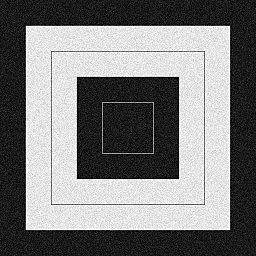
#> input picture Computer Vision and Image Processing/Programs/Images/boxes.jpg, 256 x 256 px, found by its file name
$ jupyter execute gaussianFilter.ipynb
#> lines starting #> are read from the running program, lines starting #| are printed output that depends on the picture
<h1>Gaussian Filter</h1>

[cell 1]
# Checking if packages are imported or not, import if not imported
try:
    cv2,np
except NameError:
    import cv2
    import numpy as np
else:
    print("Packages are already imported!")

#Reading Image
img = cv2.imread('../images/boxes.jpg')
#> img is the input picture: shape (256, 256, 3); min 0, max 255, mean 122.3


'''
Gaussian Filter
'''

gauss_filter = cv2.GaussianBlur(img,(5,5),0)
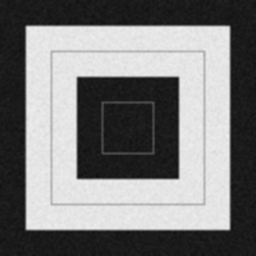
#> gauss_filter: shape (256, 256, 3); min 15, max 240, mean 122.3


# Gaussian Filtered Image
res = np.hstack((img,gauss_filter))
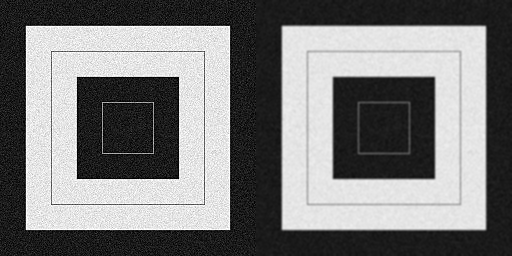
#> res: shape (256, 512, 3); min 0, max 255, mean 122.3
cv2.imshow("Guassian Filter",res)
cv2.waitKey(0)

cv2.destroyAllWindows()

# saving Guassian filtered image
gaussfiltr = cv2.imwrite('../images/outputs/gaussianfilteredboxes.png',res)
if(gaussfiltr==True):
    print("Gaussian filtered Image saved!")
else:
    print("Error Occured!")

$ run again, with Computer Vision and Image Processing/Programs/Images/mapi.jpg copied over Computer Vision and Image Processing/Programs/Images/boxes.jpg
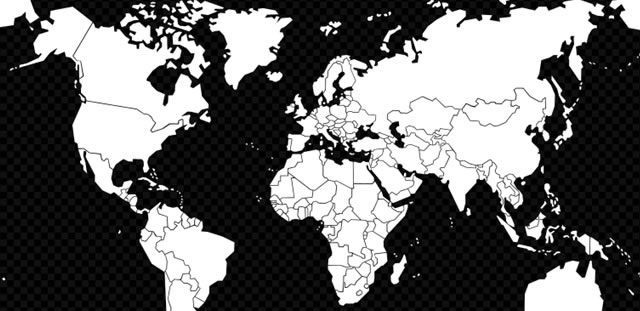
#> input picture Computer Vision and Image Processing/Programs/Images/mapi.jpg, 640 x 311 px, found by its file name
#> img is the input picture: shape (311, 640, 3); min 0, max 255, mean 102.8
#> `gauss_filter = cv2.GaussianBlur(img,(5,5),0)`:
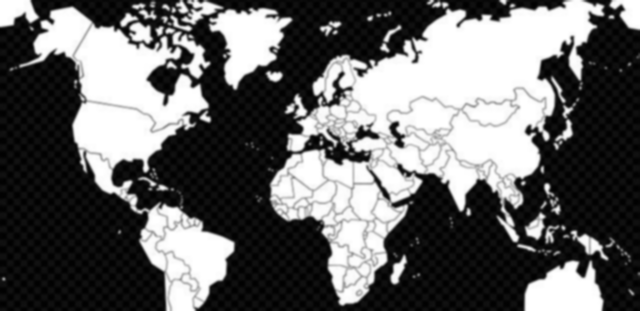
#> gauss_filter: shape (311, 640, 3); min 0, max 255, mean 102.8
#> `res = np.hstack((img,gauss_filter))`:
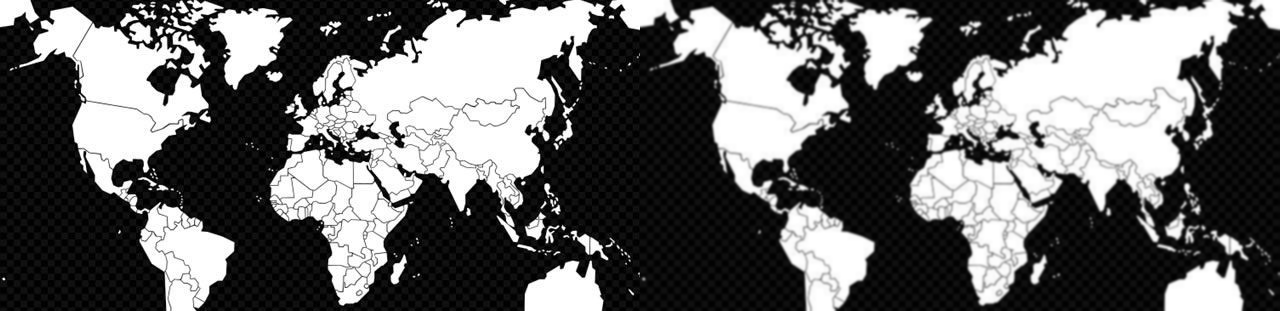
#> res: shape (311, 1280, 3); min 0, max 255, mean 102.8
